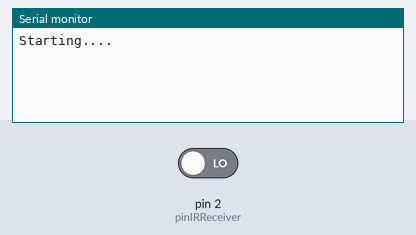
This sketch was run on a simulated Arduino Uno, built with avr-gcc and run on an emulated ATmega328P. On the bench: the last lines printed to the serial monitor. Inputs (shaded band) come from the test bench; at power-on: pin 2 (pinIRReceiver) LOW.

Above: at 1.2 s.
1.3 s: pin 2 (pinIRReceiver) driven HIGH
At 2.3 s:
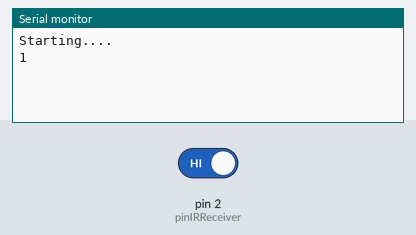
2.8 s: pin 2 (pinIRReceiver) driven LOW
At 3.5 s:
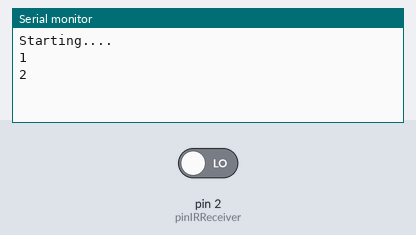

Measured:
- after the input at 1.3 s, the serial monitor: prints a new line at once (image 1)
- after the input at 2.8 s, the serial monitor: prints a new line at once (image 2)

The sketch:

IR00.ino
```cpp
// IR00 : program to test the reception of IR light by an IR Receiver
// see www.pcarion.com for more information

// Pin 2 is connected to the IR receiver
int pinIRReceiver = 2;

// this counter is incremented in the interrupt handler each time
// there is a change of state of the input
int count = 0;

// this counter is used in the loop() to keep track
// of the last counter displayed.
int count0 = 0;

// the setup routine runs once when you press reset:
void setup() {
  Serial.begin(9600);

  // the pin for the IR receiver is an INPUT
  pinMode(pinIRReceiver, INPUT);

  // we initialize the counter
  count = 0;
  count0 = 0;

  // attach interrupt 0 (pin 2 for uno)
  // see: http://arduino.cc/en/Reference/attachInterrupt
  attachInterrupt(0, interruptHandler, CHANGE);

  Serial.println("Starting....");
}

// the loop routine runs over and over again forever:
void loop() {
  if (count != count0) {
    Serial.println(count,DEC);
    count0 = count;
  }
}

void interruptHandler() {
  // value of the IR input.
  int value = digitalRead(pinIRReceiver);

  // we don't use the value for now.
  // we just increment a counter
  count++;
}
```
